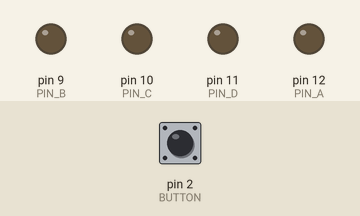
Simulated run of this sketch. Board: Arduino Uno, built with avr-gcc and run on an emulated ATmega328P. Parts: output pins drawn as LEDs (lit = HIGH). Inputs (shaded band) come from the test bench; at power-on: pin 2 (BUTTON) HIGH. Random numbers use the default seed unless the sketch sets one.

Above: at 1.2 s.
1.3 s: pin 2 (BUTTON) pulled LOW for 1 s
At 2.9 s:
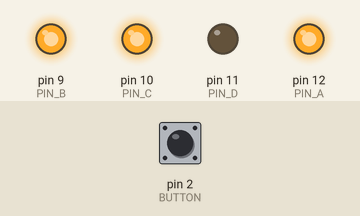
4.3 s: pin 2 (BUTTON) pulled LOW for 3.2 s
At 8.7 s:
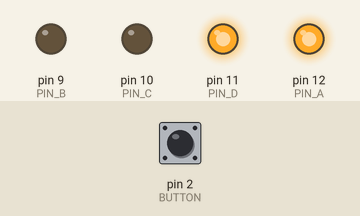
9.0 s: pin 2 (BUTTON) pulled LOW for 3.2 s
At 11.62 s:
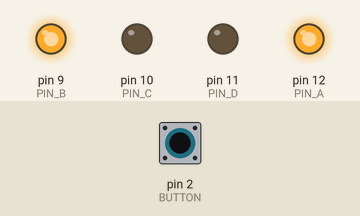
13.7 s: pin 2 (BUTTON) pulled LOW for 0.15 s
At 15.2 s:
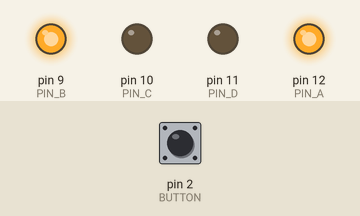
Timing chart, 0 to 16.3 s (numbered marks = the images above; inputs shaded):
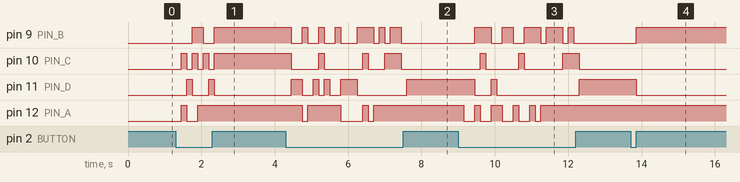

Measured:
- after the input at 1.3 s, pin 9 (PIN_B): LOW → HIGH after 0.45 s, → LOW 0.30 s later, → HIGH 0.30 s later; pin 10 (PIN_C): alternates HIGH for 0.15 s and LOW for 0.15 s, 7 changes in all, then stays HIGH, starting after 0.15 s
- after the input at 4.3 s, pin 9 (PIN_B): HIGH → LOW after 0.15 s, → HIGH 0.30 s later, → LOW 0.15 s later, → HIGH 0.30 s later, … (13 changes in this stretch); pin 10 (PIN_C): goes LOW 0.75 s, HIGH 0.15 s, LOW 1.1 s, HIGH 0.15 s, LOW 0.45 s, HIGH 0.45 s, then LOW, starting after 0.15 s
- after the input at 9.0 s, pin 9 (PIN_B): LOW → HIGH after 0.45 s, → LOW 0.45 s later, → HIGH 0.30 s later, → LOW 0.30 s later, … (10 changes in this stretch); pin 10 (PIN_C): goes HIGH 0.15 s, LOW 0.90 s, HIGH 0.15 s, LOW 1.1 s, HIGH 0.45 s, then LOW, starting after 0.60 s
- after the input at 13.7 s, pin 9 (PIN_B): LOW → HIGH after 0.15 s; pin 11 (PIN_D): HIGH → LOW after 0.15 s

The sketch:

dice_project.ino
```cpp
const int PIN_A = 12;
const int PIN_B = 9;
const int PIN_C = 10;
const int PIN_D = 11;
const int BUTTON = 2;
const int N_NUMBERS = 10;
const int N_BITS = 4;
const int SERIAL_VEL = 9600;
const int DELAY_INTERVAL = 150;

int pinSequence[N_BITS] = {PIN_A, PIN_B, PIN_C, PIN_D};
int numbers[N_NUMBERS][N_BITS] = {
      {0,0,0,0}, // 0
      {0,0,0,1}, // 1
      {0,0,1,0}, // 2
      {0,0,1,1}, // 3
      {0,1,0,0}, // 4
      {0,1,0,1}, // 5
      {0,1,1,0}, // 6
      {0,1,1,1}, // 7
      {1,0,0,0}, // 8
      {1,0,0,1}, // 9
    };

void setDisplayInput(int* input);
void displayRandomNumber();
int getRandomNumber();
bool isButtonBeingPressed();

void setup() {
  pinMode(PIN_A, OUTPUT);
  pinMode(PIN_B, OUTPUT);
  pinMode(PIN_C, OUTPUT);
  pinMode(PIN_D, OUTPUT);
  pinMode(BUTTON, INPUT_PULLUP);

  Serial.begin(SERIAL_VEL);
}

void loop() {
  if(isButtonBeingPressed()){
    delay(DELAY_INTERVAL);
    displayRandomNumber();
  }
}

void displayRandomNumber()
{
  int number = getRandomNumber();
  setDisplayInput(numbers[number]);
}

void setDisplayInput(int* input)
{
  for(int pinIndex = 0; pinIndex < N_BITS; pinIndex++)
  {
    int value = input[pinIndex];
    int pin = pinSequence[N_BITS - (pinIndex + 1)];
    digitalWrite(pin, value);
  }
}

int getRandomNumber()
{
  return random(1, 10);
}

bool isButtonBeingPressed()
{
  return digitalRead(BUTTON) == LOW;
}
```
